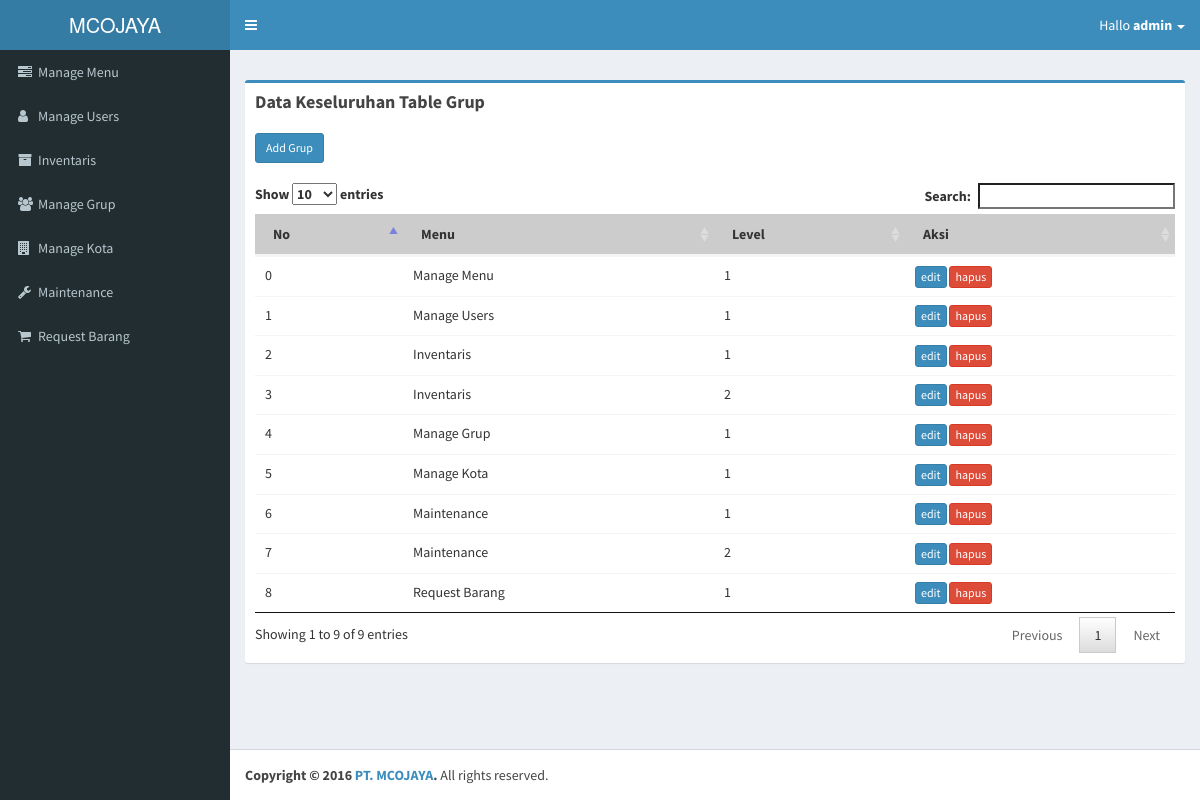
Page /grup.php (signed in) on the committed database.
### tables this page shows
CREATE TABLE `users` (
  `id_user` int(4) NOT NULL AUTO_INCREMENT,
  `username` varchar(40) DEFAULT NULL,
  `password` varchar(40) DEFAULT NULL,
  `fullname` varchar(100) DEFAULT NULL,
  `level` int(4) DEFAULT NULL,
  `id_kota` int(4) DEFAULT NULL,
  PRIMARY KEY (`id_user`)
);

CREATE TABLE `menu` (
  `navi_menu` varchar(20) NOT NULL,
  `navi_link` varchar(100) DEFAULT NULL,
  `active` tinyint(1) NOT NULL,
  `id_menu` int(4) NOT NULL AUTO_INCREMENT,
  PRIMARY KEY (`id_menu`)
);

CREATE TABLE `grup` (
  `id_grup` int(4) NOT NULL AUTO_INCREMENT,
  `id_menu` int(4) DEFAULT NULL,
  `level` int(4) DEFAULT NULL,
  PRIMARY KEY (`id_grup`)
);

### DB_Connect.php (called while the page is built, shortened)
<?php
class DB_Connect {
	public function connect($params){
		if ($params == "48")
		{
			$dbhandle  = mysql_connect("localhost", "root", "mcojaya", true) or die (mysql_error());
		     return $dbhandle;
		}
		elseif ($params == "aodb"){
			$dbhandle = mysql_connect("172.16.20.90","sa","Hello123", true) or die("koneksi error HLP aodb");
						mysql_select_db("aodb", $dbhandle);
			return $dbhandle;
		}
	}
}
?>

### DB_Function.php (called while the page is built, shortened)
<?php
class DB_Function {
	public $db48;
	function __construct(){
		require_once 'DB_Connect.php';
		$this->db   = new DB_Connect();
		$this->db48 = $this->db->connect("48");
	}
	public function sidemenu($username){
		$sql  ="select a.level, b.navi_link, b.navi_menu, c.id_menu, c.level from users a inner join grup c on a.level=c.level inner join menu b on c.id_menu=b.id_menu where a.username='$username'";
		$query=mysql_query($sql, $this->db48);
		while ($row = mysql_fetch_assoc($query)){
			$data[]=$row;
		}
		return $data;
	}
	public function listmenu(){
		$sql="select * from menu";
		$query=mysql_query($sql, $this->db48) or die(mysql_error());
		while($row = mysql_fetch_assoc($query)){
				$array_result[] = $row;
		}
		return $array_result;
	}
	public function listgrup(){
		$sql="select a.*, b.navi_menu from grup a inner join menu b on a.id_menu=b.id_menu";
		$query=mysql_query($sql, $this->db48) or die(mysql_error());
		while($row = mysql_fetch_assoc($query)){
				$array_result[] = $row;
			}
			return $array_result;
	}
}
?>

### grup.php (the view, shortened to what this page needs)
<!DOCTYPE html>
<html>
<?php
if (empty($_SESSION['namaadmin']))
{
 header('location:index.php');
}
else
{
  include "DB_Function.php";
  $dbfunc = new DB_Function();
 ?>
<head>
  <link rel="stylesheet" href="bootstrap/css/bootstrap.min.css">
  <link rel="stylesheet" href="https://cdnjs.cloudflare.com/ajax/libs/font-awesome/4.5.0/css/font-awesome.min.css">
  <link rel="stylesheet" href="https://cdnjs.cloudflare.com/ajax/libs/ionicons/2.0.1/css/ionicons.min.css">
  <link rel="stylesheet" href="plugins/datatables/jquery.dataTables.css">
    <link rel="stylesheet" type="text/css" href="jquery-ui/jquery-ui.css">
    <link rel="stylesheet" type="text/css" href="jquery-ui/jquery-ui.theme.css">
  <link rel="stylesheet" href="plugins/select2/select2.min.css">
  <link rel="stylesheet" href="dist/css/AdminLTE.min.css">
  <link rel="stylesheet" href="dist/css/skins/skin-blue.min.css">
</head>
<body class="hold-transition skin-blue sidebar-mini">
<div class="wrapper">
  <header class="main-header">
    <a href="home.php" class="logo">
      <span class="logo-lg">MCOJAYA</span>
    </a>
    <nav class="navbar navbar-static-top" role="navigation">
      <a href="#" class="sidebar-toggle" data-toggle="offcanvas" role="button">
      </a>
      <div class="navbar-custom-menu">
        <ul class="nav navbar-nav">
          <li class="dropdown user user-menu">
            <a href="#" class="dropdown-toggle" data-toggle="dropdown">
              Hallo <b><?php echo $_SESSION['namaadmin']?></b>
              <span class="hidden-xs"></span><span class="caret"></span>
            </a>
          </li>
        </ul>
      </div>
    </nav>
  </header>
  <aside class="main-sidebar">
    <section class="sidebar">
      <ul class="sidebar-menu">
        <?php
        include "side_menu.php";
        ?>
      </ul>
    </section>
  </aside>
  <div class="content-wrapper">
    <section class="content-header">
    </section>
    <section class="content">
      <div class="box box-primary">
            <div class="box-header">
              <h3 class="box-title"><b>Data Keseluruhan Table Grup</b></h3>
            </div>
	        <div class="box-body">
      <a class='btn btn-primary btn-sm' href='#myModal'  data-toggle='modal' >Add Grup</a>
      <br/><br/>
                     <?php
                      $data = $dbfunc->listmenu();
                     ?>
      	  <table class="table table-hover" id="view_table">
              <thead style="background:#ccc;">
      			      <th>No</th>
                  <th>Menu</th>
                  <th>Level</th>
      			      <th>Aksi</th>
              </thead>
              <tbody>
              <?php
             $data = $dbfunc->listgrup();
            foreach ($data as $key => $row) {
             echo "<tr id='tr'>";
      		   echo "<td>$key</td>";
      		   echo "<td>$row[navi_menu]</td>";
      		   echo "<td>$row[level]</td>";
      		   echo "<td><a class='btn btn-primary btn-xs'href='#myModal2' id='custId' data-toggle='modal' data-id='$row[id_grup]'>edit</a>  <a href='#' id='$row[id_grup]' class='btn btn-danger btn-xs hapus'>hapus</a>
      				</td>";
      		   echo "</tr>";
            }
                ?>
              </tbody>
            </table>
            </div>
      </div>
    </section>
  </div>
  <footer class="main-footer">
    <strong>Copyright &copy; 2016 <a href="http://mcojaya.com/">PT. MCOJAYA</a>.</strong> All rights reserved.
  </footer>
</div>
<?php
}
?>
</body>
</html>

### side_menu.php
 <?php
	$side 		= $dbfunc->sidemenu($_SESSION['namaadmin']);
	foreach ($side as $key => $value) {
		if ($value["navi_menu"]=="Manage Users"){
				$icons = '<i class="fa fa-user"></i>';
		}elseif ($value["navi_menu"]=="Manage Grup") {
				$icons = '<i class="fa fa-group"></i>';
		}elseif ($value["navi_menu"]=="Inventaris") {
				$icons = '<i class="fa fa-archive"></i>';
		}elseif ($value["navi_menu"]=="Manage Menu") {
				$icons = '<i class="fa fa-tasks"></i>';
		}elseif ($value["navi_menu"]=="Manage Kota") {
				$icons = '<i class="fa fa-building"></i>';
		}elseif ($value["navi_menu"]=="Maintenance") {
				$icons = '<i class="fa fa-wrench"></i>';
		}elseif ($value["navi_menu"]=="Request Barang") {
				$icons = '<i class="fa fa-shopping-cart"></i>';
		}elseif($value["navi_menu"]=="Surat Jalan") {
				$icons = '<i class="fa fa-envelope"></i>';
		}elseif($value["navi_menu"]=="Accept Surat Jalan") {
				$icons = '<i class="fa fa-folder-open"></i>';
		}elseif($value["navi_menu"]=="Master Barang") {
				$icons = '<i class="fa fa-bank"></i>';
		}elseif($value["navi_menu"]=="Maintenance Software") {
				$icons = '<i class="fa fa-cogs"></i>';
		}
		else{
				$icons = '<i class="fa fa-link"></i>';
		}
?>
<li><a href="<?php echo $value["navi_link"];?>" ><?php echo $icons;?><span><?php echo $value['navi_menu'];?></span></a></li>
<?php
}
?>

### rows in the picture
users: menu.navi_menu "Manage Menu", menu.navi_menu "Manage Users", menu.navi_menu "Inventaris", menu.navi_menu "Manage Grup", menu.navi_menu "Manage Kota", menu.navi_menu "Maintenance", menu.navi_menu "Request Barang"
grup: id_menu.navi_menu "Manage Menu", level "1"
grup: id_menu.navi_menu "Manage Users", level "1"
grup: id_menu.navi_menu "Inventaris", level "1"
grup: id_menu.navi_menu "Inventaris", level "2"
grup: id_menu.navi_menu "Manage Grup", level "1"
grup: id_menu.navi_menu "Manage Kota", level "1"
grup: id_menu.navi_menu "Maintenance", level "1"
grup: id_menu.navi_menu "Maintenance", level "2"
grup: id_menu.navi_menu "Request Barang", level "1"

### other values in the picture
$_SESSION['namaadmin'] "admin"
